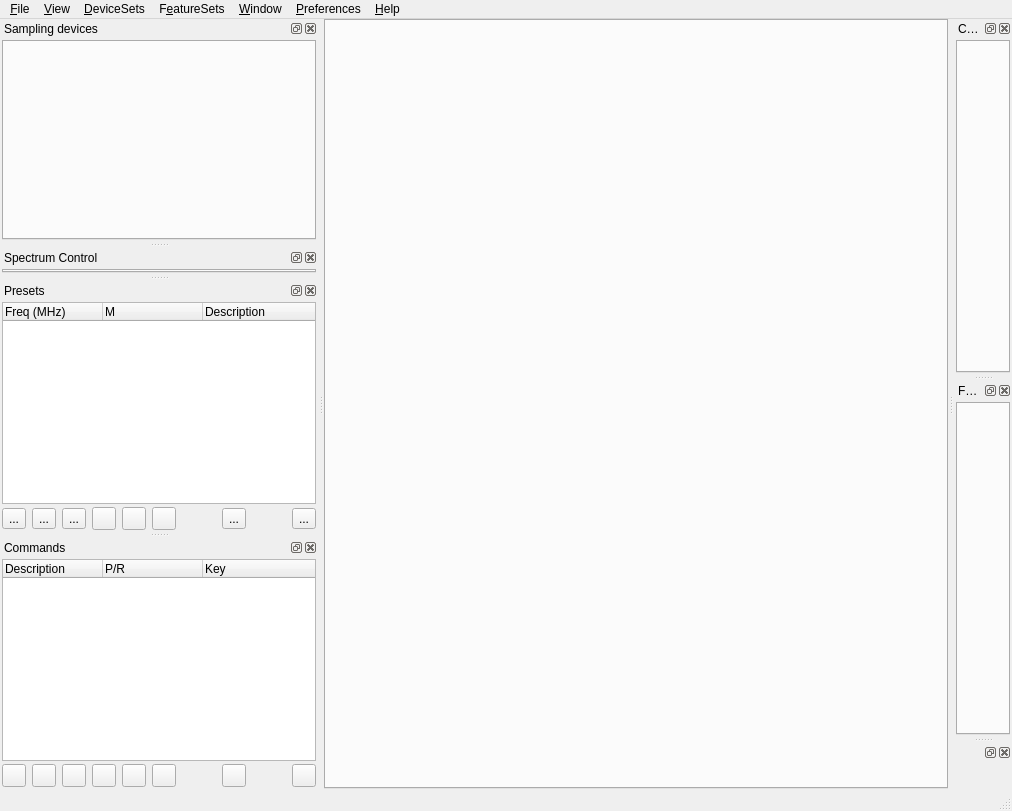
<?xml version="1.0" encoding="UTF-8"?>
<ui version="4.0">
 <class>MainWindow</class>
 <widget class="QMainWindow" name="MainWindow">
  <property name="geometry">
   <rect>
    <x>0</x>
    <y>0</y>
    <width>1012</width>
    <height>811</height>
   </rect>
  </property>
  <property name="font">
   <font>
    <family>Liberation Sans</family>
    <pointsize>9</pointsize>
   </font>
  </property>
  <property name="windowTitle">
   <string>BWE Solutions - SDR Analyzer</string>
  </property>
  <property name="windowIcon">
   <iconset resource="resources/res.qrc">
    <normaloff>:/bwe-solutions_icon.png</normaloff>:/bwe-solutions_icon.png</iconset>
  </property>
  <property name="animated">
   <bool>true</bool>
  </property>
  <widget class="QWidget" name="centralWidget">
   <layout class="QVBoxLayout" name="verticalLayout_2">
    <property name="leftMargin">
     <number>0</number>
    </property>
    <property name="topMargin">
     <number>0</number>
    </property>
    <property name="rightMargin">
     <number>0</number>
    </property>
    <property name="bottomMargin">
     <number>0</number>
    </property>
    <item>
     <widget class="QTabWidget" name="tabSpectra">
      <property name="tabPosition">
       <enum>QTabWidget::East</enum>
      </property>
      <property name="tabShape">
       <enum>QTabWidget::Rounded</enum>
      </property>
      <property name="currentIndex">
       <number>-1</number>
      </property>
      <property name="elideMode">
       <enum>Qt::ElideNone</enum>
      </property>
     </widget>
    </item>
   </layout>
  </widget>
  <widget class="QMenuBar" name="menuBar">
   <property name="geometry">
    <rect>
     <x>0</x>
     <y>0</y>
     <width>1012</width>
     <height>20</height>
    </rect>
   </property>
   <widget class="QMenu" name="menu_File">
    <property name="title">
     <string>&amp;File</string>
    </property>
    <addaction name="action_Exit"/>
   </widget>
   <widget class="QMenu" name="menu_Devices">
    <property name="title">
     <string>&amp;DeviceSets</string>
    </property>
    <addaction name="action_addSourceDevice"/>
    <addaction name="action_addSinkDevice"/>
    <addaction name="action_addMIMODevice"/>
    <addaction name="action_removeLastDevice"/>
   </widget>
   <widget class="QMenu" name="menu_View">
    <property name="title">
     <string>&amp;View</string>
    </property>
    <addaction name="action_View_Fullscreen"/>
   </widget>
   <widget class="QMenu" name="menu_Help">
    <property name="title">
     <string>&amp;Help</string>
    </property>
    <addaction name="action_Quick_Start"/>
    <addaction name="action_Main_Window"/>
    <addaction name="separator"/>
    <addaction name="action_Loaded_Plugins"/>
    <addaction name="separator"/>
    <addaction name="action_About"/>
   </widget>
   <widget class="QMenu" name="menu_Window">
    <property name="font">
     <font>
      <family>Liberation Sans</family>
      <pointsize>9</pointsize>
     </font>
    </property>
    <property name="title">
     <string>&amp;Window</string>
    </property>
   </widget>
   <widget class="QMenu" name="menuPreferences">
    <property name="font">
     <font>
      <family>Liberation Sans</family>
      <pointsize>9</pointsize>
     </font>
    </property>
    <property name="title">
     <string>&amp;Preferences</string>
    </property>
    <widget class="QMenu" name="menuDevices">
     <property name="title">
      <string>Devices</string>
     </property>
     <addaction name="action_DeviceUserArguments"/>
    </widget>
    <addaction name="action_Audio"/>
    <addaction name="action_Logging"/>
    <addaction name="action_My_Position"/>
    <addaction name="action_FFT"/>
    <addaction name="action_AMBE"/>
    <addaction name="action_LimeRFE"/>
    <addaction name="menuDevices"/>
   </widget>
   <widget class="QMenu" name="menuFeatureSets">
    <property name="title">
     <string>F&amp;eatureSets</string>
    </property>
    <addaction name="action_addFeatureSet"/>
    <addaction name="action_removeLastFeatureSet"/>
   </widget>
   <addaction name="menu_File"/>
   <addaction name="menu_View"/>
   <addaction name="menu_Devices"/>
   <addaction name="menuFeatureSets"/>
   <addaction name="menu_Window"/>
   <addaction name="menuPreferences"/>
   <addaction name="menu_Help"/>
  </widget>
  <widget class="QStatusBar" name="statusBar"/>
  <widget class="SamplingDevicesDock" name="inputViewDock">
   <property name="windowTitle">
    <string>Sampling devices</string>
   </property>
   <attribute name="dockWidgetArea">
    <number>1</number>
   </attribute>
   <widget class="QWidget" name="intputViewDockWidget">
    <property name="sizePolicy">
     <sizepolicy hsizetype="Preferred" vsizetype="Maximum">
      <horstretch>0</horstretch>
      <verstretch>0</verstretch>
     </sizepolicy>
    </property>
    <layout class="QVBoxLayout" name="inputViewDockLayout">
     <property name="spacing">
      <number>3</number>
     </property>
     <property name="leftMargin">
      <number>2</number>
     </property>
     <property name="topMargin">
      <number>2</number>
     </property>
     <property name="rightMargin">
      <number>2</number>
     </property>
     <property name="bottomMargin">
      <number>2</number>
     </property>
     <item>
      <widget class="QTabWidget" name="tabInputsView">
       <property name="minimumSize">
        <size>
         <width>0</width>
         <height>200</height>
        </size>
       </property>
      </widget>
     </item>
    </layout>
   </widget>
  </widget>
  <widget class="QDockWidget" name="spectraControlDock">
   <property name="windowTitle">
    <string>Spectrum Control</string>
   </property>
   <attribute name="dockWidgetArea">
    <number>1</number>
   </attribute>
   <widget class="QWidget" name="dockWidgetContents_4">
    <property name="sizePolicy">
     <sizepolicy hsizetype="Preferred" vsizetype="Maximum">
      <horstretch>0</horstretch>
      <verstretch>0</verstretch>
     </sizepolicy>
    </property>
    <layout class="QVBoxLayout" name="verticalLayout">
     <property name="spacing">
      <number>3</number>
     </property>
     <property name="leftMargin">
      <number>2</number>
     </property>
     <property name="topMargin">
      <number>2</number>
     </property>
     <property name="rightMargin">
      <number>2</number>
     </property>
     <property name="bottomMargin">
      <number>2</number>
     </property>
     <item>
      <widget class="QTabWidget" name="tabSpectraGUI">
       <property name="currentIndex">
        <number>-1</number>
       </property>
      </widget>
     </item>
    </layout>
   </widget>
  </widget>
  <widget class="QDockWidget" name="presetDock">
   <property name="windowTitle">
    <string>Presets</string>
   </property>
   <attribute name="dockWidgetArea">
    <number>1</number>
   </attribute>
   <widget class="QWidget" name="presetsDockWidget">
    <layout class="QVBoxLayout" name="verticalLayout_6">
     <property name="spacing">
      <number>3</number>
     </property>
     <property name="leftMargin">
      <number>2</number>
     </property>
     <property name="topMargin">
      <number>2</number>
     </property>
     <property name="rightMargin">
      <number>2</number>
     </property>
     <property name="bottomMargin">
      <number>2</number>
     </property>
     <item>
      <widget class="QTreeWidget" name="presetTree">
       <property name="indentation">
        <number>10</number>
       </property>
       <property name="allColumnsShowFocus">
        <bool>true</bool>
       </property>
       <attribute name="headerMinimumSectionSize">
        <number>5</number>
       </attribute>
       <column>
        <property name="text">
         <string>Freq (MHz)</string>
        </property>
        <property name="toolTip">
         <string>Center frequency in MHz</string>
        </property>
       </column>
       <column>
        <property name="text">
         <string>M</string>
        </property>
        <property name="toolTip">
         <string>Mode: R: Rx or source, T: Tx or sink</string>
        </property>
       </column>
       <column>
        <property name="text">
         <string>Description</string>
        </property>
       </column>
      </widget>
     </item>
     <item>
      <layout class="QHBoxLayout" name="presetsControl">
       <item>
        <widget class="QToolButton" name="presetSave">
         <property name="toolTip">
          <string>Save current settings as new preset</string>
         </property>
         <property name="text">
          <string>...</string>
         </property>
         <property name="icon">
          <iconset resource="resources/res.qrc">
           <normaloff>:/create.png</normaloff>:/create.png</iconset>
         </property>
         <property name="iconSize">
          <size>
           <width>16</width>
           <height>16</height>
          </size>
         </property>
        </widget>
       </item>
       <item>
        <widget class="QToolButton" name="presetUpdate">
         <property name="toolTip">
          <string>Update selected preset with current settings</string>
         </property>
         <property name="text">
          <string>...</string>
         </property>
         <property name="icon">
          <iconset resource="resources/res.qrc">
           <normaloff>:/recycle.png</normaloff>:/recycle.png</iconset>
         </property>
         <property name="iconSize">
          <size>
           <width>16</width>
           <height>16</height>
          </size>
         </property>
        </widget>
       </item>
       <item>
        <widget class="QToolButton" name="settingsSave">
         <property name="toolTip">
          <string>Save the current settings (inc. presets)</string>
         </property>
         <property name="text">
          <string>...</string>
         </property>
         <property name="icon">
          <iconset resource="resources/res.qrc">
           <normaloff>:/save.png</normaloff>:/save.png</iconset>
         </property>
         <property name="iconSize">
          <size>
           <width>16</width>
           <height>16</height>
          </size>
         </property>
        </widget>
       </item>
       <item>
        <widget class="QToolButton" name="presetEdit">
         <property name="toolTip">
          <string>Edit preset details</string>
         </property>
         <property name="text">
          <string/>
         </property>
         <property name="icon">
          <iconset resource="resources/res.qrc">
           <normaloff>:/edit.png</normaloff>:/edit.png</iconset>
         </property>
        </widget>
       </item>
       <item>
        <widget class="QToolButton" name="presetExport">
         <property name="toolTip">
          <string>Export current preset to file</string>
         </property>
         <property name="text">
          <string/>
         </property>
         <property name="icon">
          <iconset resource="resources/res.qrc">
           <normaloff>:/export.png</normaloff>:/export.png</iconset>
         </property>
        </widget>
       </item>
       <item>
        <widget class="QToolButton" name="presetImport">
         <property name="toolTip">
          <string>Import preset from file into current group</string>
         </property>
         <property name="text">
          <string/>
         </property>
         <property name="icon">
          <iconset resource="resources/res.qrc">
           <normaloff>:/import.png</normaloff>:/import.png</iconset>
         </property>
        </widget>
       </item>
       <item>
        <spacer name="horizontalSpacer">
         <property name="orientation">
          <enum>Qt::Horizontal</enum>
         </property>
         <property name="sizeHint" stdset="0">
          <size>
           <width>40</width>
           <height>20</height>
          </size>
         </property>
        </spacer>
       </item>
       <item>
        <widget class="QToolButton" name="presetDelete">
         <property name="toolTip">
          <string>Delete selected preset</string>
         </property>
         <property name="text">
          <string>...</string>
         </property>
         <property name="icon">
          <iconset resource="resources/res.qrc">
           <normaloff>:/bin.png</normaloff>:/bin.png</iconset>
         </property>
         <property name="iconSize">
          <size>
           <width>16</width>
           <height>16</height>
          </size>
         </property>
        </widget>
       </item>
       <item>
        <spacer name="horizontalSpacer_2">
         <property name="orientation">
          <enum>Qt::Horizontal</enum>
         </property>
         <property name="sizeHint" stdset="0">
          <size>
           <width>40</width>
           <height>20</height>
          </size>
         </property>
        </spacer>
       </item>
       <item>
        <widget class="QToolButton" name="presetLoad">
         <property name="toolTip">
          <string>Load selected preset</string>
         </property>
         <property name="text">
          <string>...</string>
         </property>
         <property name="icon">
          <iconset resource="resources/res.qrc">
           <normaloff>:/load.png</normaloff>:/load.png</iconset>
         </property>
         <property name="iconSize">
          <size>
           <width>16</width>
           <height>16</height>
          </size>
         </property>
        </widget>
       </item>
      </layout>
     </item>
    </layout>
   </widget>
  </widget>
  <widget class="ChannelsDock" name="channelDock">
   <property name="windowTitle">
    <string>Channels</string>
   </property>
   <attribute name="dockWidgetArea">
    <number>2</number>
   </attribute>
   <widget class="QWidget" name="channelWidgetContent">
    <layout class="QVBoxLayout" name="verticalLayout_4">
     <property name="spacing">
      <number>3</number>
     </property>
     <property name="leftMargin">
      <number>2</number>
     </property>
     <property name="topMargin">
      <number>2</number>
     </property>
     <property name="rightMargin">
      <number>2</number>
     </property>
     <property name="bottomMargin">
      <number>2</number>
     </property>
     <item>
      <widget class="QTabWidget" name="tabChannels">
       <property name="tabPosition">
        <enum>QTabWidget::East</enum>
       </property>
       <property name="currentIndex">
        <number>-1</number>
       </property>
      </widget>
     </item>
    </layout>
   </widget>
  </widget>
  <widget class="QDockWidget" name="commandsDock">
   <property name="windowTitle">
    <string>Commands</string>
   </property>
   <attribute name="dockWidgetArea">
    <number>1</number>
   </attribute>
   <widget class="QWidget" name="commandsDockWidget">
    <layout class="QVBoxLayout" name="verticalLayout_5">
     <property name="spacing">
      <number>3</number>
     </property>
     <property name="leftMargin">
      <number>2</number>
     </property>
     <property name="topMargin">
      <number>2</number>
     </property>
     <property name="rightMargin">
      <number>2</number>
     </property>
     <property name="bottomMargin">
      <number>2</number>
     </property>
     <item>
      <widget class="QTreeWidget" name="commandTree">
       <property name="indentation">
        <number>5</number>
       </property>
       <property name="allColumnsShowFocus">
        <bool>true</bool>
       </property>
       <property name="columnCount">
        <number>3</number>
       </property>
       <attribute name="headerMinimumSectionSize">
        <number>5</number>
       </attribute>
       <column>
        <property name="text">
         <string>Description</string>
        </property>
       </column>
       <column>
        <property name="text">
         <string>P/R</string>
        </property>
       </column>
       <column>
        <property name="text">
         <string>Key</string>
        </property>
       </column>
      </widget>
     </item>
     <item>
      <layout class="QHBoxLayout" name="commandsControl">
       <item>
        <widget class="QToolButton" name="commandNew">
         <property name="toolTip">
          <string>Create new command</string>
         </property>
         <property name="text">
          <string/>
         </property>
         <property name="icon">
          <iconset resource="resources/res.qrc">
           <normaloff>:/create.png</normaloff>:/create.png</iconset>
         </property>
        </widget>
       </item>
       <item>
        <widget class="QToolButton" name="commandDuplicate">
         <property name="toolTip">
          <string>Duplicate command</string>
         </property>
         <property name="text">
          <string/>
         </property>
         <property name="icon">
          <iconset resource="resources/res.qrc">
           <normaloff>:/duplicate.png</normaloff>:/duplicate.png</iconset>
         </property>
        </widget>
       </item>
       <item>
        <widget class="QToolButton" name="commandEdit">
         <property name="toolTip">
          <string>Edit command details</string>
         </property>
         <property name="text">
          <string/>
         </property>
         <property name="icon">
          <iconset resource="resources/res.qrc">
           <normaloff>:/edit.png</normaloff>:/edit.png</iconset>
         </property>
        </widget>
       </item>
       <item>
        <widget class="QToolButton" name="commandRun">
         <property name="toolTip">
          <string>Run command</string>
         </property>
         <property name="text">
          <string/>
         </property>
         <property name="icon">
          <iconset resource="resources/res.qrc">
           <normaloff>:/play.png</normaloff>:/play.png</iconset>
         </property>
        </widget>
       </item>
       <item>
        <widget class="QToolButton" name="commandOutput">
         <property name="toolTip">
          <string>View last run status and output</string>
         </property>
         <property name="text">
          <string/>
         </property>
         <property name="icon">
          <iconset resource="resources/res.qrc">
           <normaloff>:/listing.png</normaloff>:/listing.png</iconset>
         </property>
        </widget>
       </item>
       <item>
        <widget class="QToolButton" name="commandsSave">
         <property name="toolTip">
          <string>Save commands in settings</string>
         </property>
         <property name="text">
          <string/>
         </property>
         <property name="icon">
          <iconset resource="resources/res.qrc">
           <normaloff>:/save.png</normaloff>:/save.png</iconset>
         </property>
        </widget>
       </item>
       <item>
        <spacer name="horizontalSpacer_3">
         <property name="orientation">
          <enum>Qt::Horizontal</enum>
         </property>
         <property name="sizeHint" stdset="0">
          <size>
           <width>40</width>
           <height>20</height>
          </size>
         </property>
        </spacer>
       </item>
       <item>
        <widget class="QToolButton" name="commandDelete">
         <property name="toolTip">
          <string>Delete selected command</string>
         </property>
         <property name="text">
          <string/>
         </property>
         <property name="icon">
          <iconset resource="resources/res.qrc">
           <normaloff>:/bin.png</normaloff>:/bin.png</iconset>
         </property>
        </widget>
       </item>
       <item>
        <spacer name="horizontalSpacer_4">
         <property name="orientation">
          <enum>Qt::Horizontal</enum>
         </property>
         <property name="sizeHint" stdset="0">
          <size>
           <width>40</width>
           <height>20</height>
          </size>
         </property>
        </spacer>
       </item>
       <item>
        <widget class="ButtonSwitch" name="commandKeyboardConnect">
         <property name="toolTip">
          <string>Toggle keyboard to command connection</string>
         </property>
         <property name="text">
          <string/>
         </property>
         <property name="icon">
          <iconset resource="resources/res.qrc">
           <normaloff>:/keyboard.png</normaloff>:/keyboard.png</iconset>
         </property>
        </widget>
       </item>
      </layout>
     </item>
    </layout>
   </widget>
  </widget>
  <widget class="FeaturesDock" name="featureDock">
   <property name="windowTitle">
    <string>Features</string>
   </property>
   <attribute name="dockWidgetArea">
    <number>2</number>
   </attribute>
   <widget class="QWidget" name="featureWidgetContents">
    <layout class="QVBoxLayout" name="verticalLayout_3">
     <property name="spacing">
      <number>3</number>
     </property>
     <property name="leftMargin">
      <number>2</number>
     </property>
     <property name="topMargin">
      <number>2</number>
     </property>
     <property name="rightMargin">
      <number>2</number>
     </property>
     <property name="bottomMargin">
      <number>2</number>
     </property>
     <item>
      <widget class="QTabWidget" name="tabFeatures">
       <property name="tabPosition">
        <enum>QTabWidget::East</enum>
       </property>
       <property name="currentIndex">
        <number>-1</number>
       </property>
      </widget>
     </item>
    </layout>
   </widget>
  </widget>
  <widget class="Workspace" name="workspaceDock">
   <attribute name="dockWidgetArea">
    <number>2</number>
   </attribute>
   <widget class="QWidget" name="dockWidgetContents"/>
  </widget>
  <action name="action_Exit">
   <property name="text">
    <string>E&amp;xit</string>
   </property>
   <property name="font">
    <font>
     <family>Liberation Sans</family>
     <pointsize>9</pointsize>
    </font>
   </property>
   <property name="shortcut">
    <string>Ctrl+Q</string>
   </property>
  </action>
  <action name="action_Start">
   <property name="text">
    <string>&amp;Start</string>
   </property>
   <property name="font">
    <font/>
   </property>
   <property name="shortcut">
    <string>F5</string>
   </property>
  </action>
  <action name="action_Stop">
   <property name="text">
    <string>&amp;Stop</string>
   </property>
   <property name="font">
    <font/>
   </property>
   <property name="shortcut">
    <string>F6</string>
   </property>
  </action>
  <action name="action_View_Fullscreen">
   <property name="checkable">
    <bool>true</bool>
   </property>
   <property name="text">
    <string>&amp;Fullscreen</string>
   </property>
   <property name="font">
    <font>
     <family>Liberation Sans</family>
     <pointsize>9</pointsize>
    </font>
   </property>
   <property name="shortcut">
    <string>F11</string>
   </property>
  </action>
  <action name="action_Oscilloscope">
   <property name="checkable">
    <bool>true</bool>
   </property>
   <property name="text">
    <string>&amp;Oscilloscope</string>
   </property>
   <property name="shortcut">
    <string>F8</string>
   </property>
  </action>
  <action name="action_About">
   <property name="text">
    <string>&amp;About SDR Analyzer...</string>
   </property>
   <property name="font">
    <font>
     <family>Liberation Sans</family>
     <pointsize>9</pointsize>
    </font>
   </property>
  </action>
  <action name="action_Preferences">
   <property name="text">
    <string>&amp;Preferences...</string>
   </property>
   <property name="font">
    <font/>
   </property>
  </action>
  <action name="action_Loaded_Plugins">
   <property name="text">
    <string>Loaded &amp;Plugins...</string>
   </property>
   <property name="font">
    <font>
     <family>Liberation Sans</family>
     <pointsize>9</pointsize>
    </font>
   </property>
  </action>
  <action name="action_addSourceDevice">
   <property name="text">
    <string>Add source device set</string>
   </property>
   <property name="font">
    <font>
     <family>Liberation Sans</family>
     <pointsize>9</pointsize>
    </font>
   </property>
  </action>
  <action name="action_removeLastDevice">
   <property name="text">
    <string>Remove last device set</string>
   </property>
   <property name="font">
    <font>
     <family>Liberation Sans</family>
     <pointsize>9</pointsize>
    </font>
   </property>
  </action>
  <action name="action_Audio">
   <property name="text">
    <string>&amp;Audio</string>
   </property>
   <property name="toolTip">
    <string>Audio devices setting</string>
   </property>
   <property name="font">
    <font>
     <family>Liberation Sans</family>
     <pointsize>9</pointsize>
    </font>
   </property>
  </action>
  <action name="action_DV_Serial">
   <property name="checkable">
    <bool>true</bool>
   </property>
   <property name="text">
    <string>DV Serial</string>
   </property>
   <property name="toolTip">
    <string>Toggle AMBE DV serial device usage</string>
   </property>
   <property name="font">
    <font>
     <family>Liberation Sans</family>
     <pointsize>9</pointsize>
    </font>
   </property>
  </action>
  <action name="action_My_Position">
   <property name="text">
    <string>My Position</string>
   </property>
   <property name="toolTip">
    <string>Set my geo position</string>
   </property>
   <property name="font">
    <font>
     <family>Liberation Sans</family>
     <pointsize>9</pointsize>
    </font>
   </property>
  </action>
  <action name="action_addSinkDevice">
   <property name="text">
    <string>Add sink device set</string>
   </property>
   <property name="font">
    <font>
     <family>Liberation Sans</family>
     <pointsize>9</pointsize>
    </font>
   </property>
  </action>
  <action name="action_Logging">
   <property name="text">
    <string>Logging</string>
   </property>
   <property name="toolTip">
    <string>Message logging options</string>
   </property>
   <property name="font">
    <font>
     <family>Liberation Sans</family>
     <pointsize>9</pointsize>
    </font>
   </property>
  </action>
  <action name="action_addMIMODevice">
   <property name="text">
    <string>Add MIMO device set</string>
   </property>
   <property name="font">
    <font>
     <family>Liberation Sans</family>
     <pointsize>9</pointsize>
    </font>
   </property>
  </action>
  <action name="action_DeviceUserArguments">
   <property name="text">
    <string>User arguments</string>
   </property>
  </action>
  <action name="action_AMBE">
   <property name="text">
    <string>AMBE</string>
   </property>
  </action>
  <action name="action_LimeRFE">
   <property name="text">
    <string>LimeRFE</string>
   </property>
  </action>
  <action name="action_addFeatureSet">
   <property name="text">
    <string>Add feature set</string>
   </property>
   <property name="font">
    <font>
     <family>Liberation Sans</family>
     <pointsize>9</pointsize>
     <bold>false</bold>
    </font>
   </property>
  </action>
  <action name="action_removeLastFeatureSet">
   <property name="text">
    <string>Remove last feature set</string>
   </property>
   <property name="font">
    <font>
     <family>Liberation Sans</family>
     <pointsize>9</pointsize>
    </font>
   </property>
  </action>
  <action name="action_FFT">
   <property name="text">
    <string>FFT</string>
   </property>
  </action>
  <action name="action_Quick_Start">
   <property name="text">
    <string>&amp;Quick Start...</string>
   </property>
  </action>
  <action name="action_Main_Window">
   <property name="text">
    <string>&amp;Main Window...</string>
   </property>
  </action>
  <zorder>presetDock</zorder>
  <zorder>channelDock</zorder>
  <zorder>commandsDock</zorder>
  <zorder>featureDock</zorder>
  <zorder>workspaceDock</zorder>
 </widget>
 <layoutdefault spacing="6" margin="11"/>
 <customwidgets>
  <customwidget>
   <class>ButtonSwitch</class>
   <extends>QToolButton</extends>
   <header>gui/buttonswitch.h</header>
  </customwidget>
  <customwidget>
   <class>ChannelsDock</class>
   <extends>QDockWidget</extends>
   <header location="global">gui/channelsdock.h</header>
   <container>1</container>
  </customwidget>
  <customwidget>
   <class>SamplingDevicesDock</class>
   <extends>QDockWidget</extends>
   <header>gui/samplingdevicesdock.h</header>
   <container>1</container>
  </customwidget>
  <customwidget>
   <class>FeaturesDock</class>
   <extends>QDockWidget</extends>
   <header>gui/featuresdock.h</header>
   <container>1</container>
  </customwidget>
  <customwidget>
   <class>Workspace</class>
   <extends>QDockWidget</extends>
   <header>gui/workspace.h</header>
   <container>1</container>
  </customwidget>
 </customwidgets>
 <tabstops>
  <tabstop>presetTree</tabstop>
 </tabstops>
 <resources>
  <include location="resources/res.qrc"/>
 </resources>
 <connections>
  <connection>
   <sender>action_Exit</sender>
   <signal>triggered()</signal>
   <receiver>MainWindow</receiver>
   <slot>close()</slot>
   <hints>
    <hint type="sourcelabel">
     <x>-1</x>
     <y>-1</y>
    </hint>
    <hint type="destinationlabel">
     <x>462</x>
     <y>332</y>
    </hint>
   </hints>
  </connection>
 </connections>
</ui>
